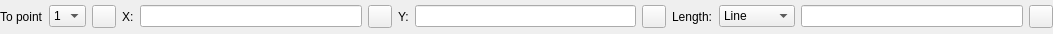
<?xml version="1.0" encoding="UTF-8"?>
<ui version="4.0">
 <class>LC_OptionsWidgetLineRadiant</class>
 <widget class="QWidget" name="LC_OptionsWidgetLineRadiant">
  <property name="geometry">
   <rect>
    <x>0</x>
    <y>0</y>
    <width>1053</width>
    <height>34</height>
   </rect>
  </property>
  <property name="windowTitle">
   <string>Form</string>
  </property>
  <layout class="QGridLayout" name="gridLayout">
   <property name="leftMargin">
    <number>0</number>
   </property>
   <property name="topMargin">
    <number>1</number>
   </property>
   <property name="rightMargin">
    <number>0</number>
   </property>
   <property name="bottomMargin">
    <number>1</number>
   </property>
   <item row="0" column="2">
    <widget class="QToolButton" name="tbPickPoint">
     <property name="toolTip">
      <string>Pick radiant point coordinates from drawing</string>
     </property>
     <property name="text">
      <string/>
     </property>
     <property name="icon">
      <iconset resource="../../../../res/icons/icons.qrc">
       <normaloff>:/icons/interactive_pick_point.lci</normaloff>:/icons/interactive_pick_point.lci</iconset>
     </property>
    </widget>
   </item>
   <item row="0" column="1">
    <widget class="QComboBox" name="cbPointSelector">
     <property name="toolTip">
      <string>Selection of radiant (center) point draw to</string>
     </property>
     <item>
      <property name="text">
       <string>1</string>
      </property>
     </item>
     <item>
      <property name="text">
       <string>2</string>
      </property>
     </item>
     <item>
      <property name="text">
       <string>3</string>
      </property>
     </item>
     <item>
      <property name="text">
       <string>4</string>
      </property>
     </item>
    </widget>
   </item>
   <item row="0" column="3">
    <widget class="QLabel" name="label_2">
     <property name="text">
      <string>X:</string>
     </property>
    </widget>
   </item>
   <item row="0" column="11">
    <widget class="QLineEdit" name="leLength">
     <property name="toolTip">
      <string>Length of line to draw</string>
     </property>
    </widget>
   </item>
   <item row="0" column="7">
    <widget class="QLineEdit" name="leY">
     <property name="toolTip">
      <string>X coordinate of radiant point</string>
     </property>
    </widget>
   </item>
   <item row="0" column="9">
    <widget class="QLabel" name="label_4">
     <property name="text">
      <string>Length:</string>
     </property>
    </widget>
   </item>
   <item row="0" column="4">
    <widget class="QLineEdit" name="leX">
     <property name="toolTip">
      <string>X coordinate of radiant point</string>
     </property>
    </widget>
   </item>
   <item row="0" column="5">
    <widget class="QToolButton" name="tbPickX">
     <property name="acceptDrops">
      <bool>false</bool>
     </property>
     <property name="toolTip">
      <string>Pick X coordinate of radiant point from drawing</string>
     </property>
     <property name="text">
      <string/>
     </property>
     <property name="icon">
      <iconset resource="../../../../res/icons/icons.qrc">
       <normaloff>:/icons/interactive_pick_point_x.lci</normaloff>:/icons/interactive_pick_point_x.lci</iconset>
     </property>
    </widget>
   </item>
   <item row="0" column="0">
    <widget class="QLabel" name="label">
     <property name="text">
      <string>To point</string>
     </property>
    </widget>
   </item>
   <item row="0" column="6">
    <widget class="QLabel" name="label_3">
     <property name="text">
      <string>Y:</string>
     </property>
    </widget>
   </item>
   <item row="0" column="10">
    <widget class="QComboBox" name="cbLengthType">
     <property name="toolTip">
      <string>Defines how to handle length parameter</string>
     </property>
     <item>
      <property name="text">
       <string>Line</string>
      </property>
     </item>
     <item>
      <property name="text">
       <string>By X</string>
      </property>
     </item>
     <item>
      <property name="text">
       <string>By Y</string>
      </property>
     </item>
     <item>
      <property name="text">
       <string>To Point</string>
      </property>
     </item>
     <item>
      <property name="text">
       <string>Free</string>
      </property>
     </item>
    </widget>
   </item>
   <item row="0" column="12">
    <widget class="QToolButton" name="tbPickLength">
     <property name="toolTip">
      <string>Pick length from drawing</string>
     </property>
     <property name="text">
      <string/>
     </property>
     <property name="icon">
      <iconset resource="../../../../res/icons/icons.qrc">
       <normaloff>:/icons/interactive_pick_distance.lci</normaloff>:/icons/interactive_pick_distance.lci</iconset>
     </property>
    </widget>
   </item>
   <item row="0" column="8">
    <widget class="QToolButton" name="tbPickY">
     <property name="toolTip">
      <string>Pick Y coordinate of radiant point from drawing</string>
     </property>
     <property name="text">
      <string/>
     </property>
     <property name="icon">
      <iconset resource="../../../../res/icons/icons.qrc">
       <normaloff>:/icons/interactive_pick_point_y.lci</normaloff>:/icons/interactive_pick_point_y.lci</iconset>
     </property>
    </widget>
   </item>
  </layout>
 </widget>
 <resources>
  <include location="../../../../res/icons/icons.qrc"/>
 </resources>
 <connections/>
</ui>
